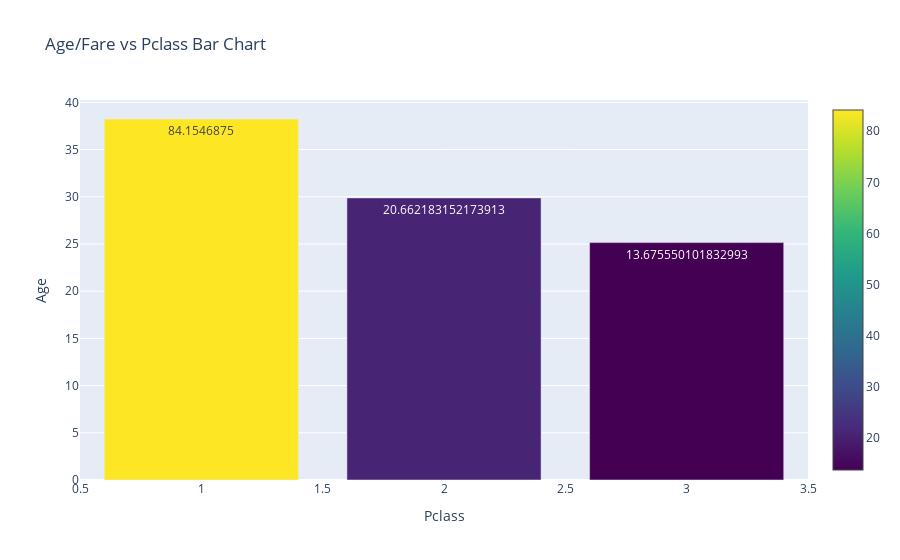

Here is the notebook cell this chart was saved with:
### Markdown cell above
After that, we can plot our graph.

### Code cell
#defining data
trace = go.Bar(x = list(train['Pclass'].unique()),y=y,marker=dict(color=fare,colorscale='Viridis',showscale=True),text = fare)
data=[trace]
#defining layout
layout = go.Layout(title='Age/Fare vs Pclass Bar Chart',xaxis=dict(title='Pclass'),yaxis=dict(title='Age'),hovermode='closest')
#defining figure and plotting
figure = go.Figure(data=data,layout=layout)
iplot(figure)

### Figure 1 — Plotly figure (JSON) as saved in the notebook; plotly's stock layout.template omitted (floating-point values rounded to 4 significant figures)
{"data": [{"marker": {"color": [13.68, 84.15, 20.66], "colorscale": [[0, "#440154"], [0.1111, "#482878"], [0.2222, "#3e4989"], [0.3333, "#31688e"], [0.4444, "#26828e"], [0.5556, "#1f9e89"], [0.6667, "#35b779"], [0.7778, "#6ece58"], [0.8889, "#b5de2b"], [1, "#fde725"]], "showscale": true}, "text": ["13.675550101832993", "84.1546875", "20.662183152173913"], "type": "bar", "x": [3, 1, 2], "y": [25.14, 38.23, 29.88]}], "layout": {"hovermode": "closest", "title": {"text": "Age/Fare vs Pclass Bar Chart"}, "xaxis": {"title": {"text": "Pclass"}}, "yaxis": {"title": {"text": "Age"}}}}
